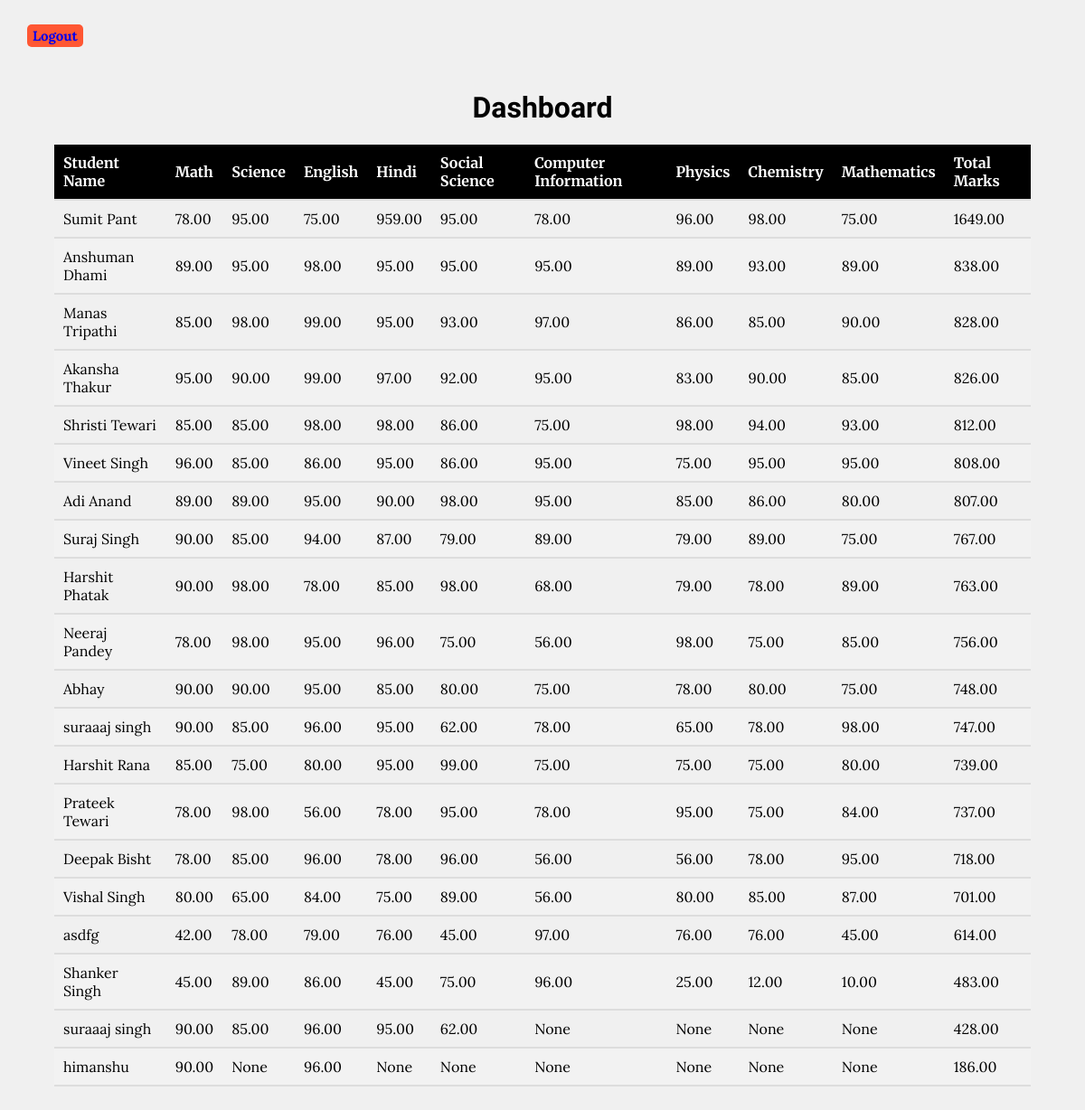
Page /lava/dashboard/ (signed in) on the committed database.
### core/models.py (models this page shows, shortened)
class Student(models.Model):
    name = models.CharField(max_length=100)
    email = models.CharField(max_length=30)
    phone = models.CharField(max_length=10, blank=True, null=True)
    math_marks = models.DecimalField(max_digits=5, decimal_places=2, null=True, blank=True)
    science_marks = models.DecimalField(max_digits=5, decimal_places=2, null=True, blank=True)
    english_marks = models.DecimalField(max_digits=5, decimal_places=2, null=True, blank=True)
    hindi_marks = models.DecimalField(max_digits=5, decimal_places=2, null=True, blank=True)
    social_science_marks = models.DecimalField(max_digits=5, decimal_places=2, null=True, blank=True)
    computer_information_marks = models.DecimalField(max_digits=5, decimal_places=2, null=True, blank=True)
    physics_marks = models.DecimalField(max_digits=5, decimal_places=2, null=True, blank=True)
    chemistry_marks = models.DecimalField(max_digits=5, decimal_places=2, null=True, blank=True)
    mathematics_marks = models.DecimalField(max_digits=5, decimal_places=2, null=True, blank=True)

### lava/views.py (the view)
# urls.py: path('dashboard/', views.dashboard, name='dashboard'),
@login_required(login_url='login')
def dashboard(request):
    students = Student.objects.all()
    for student in students:
        total_marks = 0
        marks_list = [
            student.math_marks,
            student.science_marks,
            student.english_marks,
            student.hindi_marks,
            student.social_science_marks,
            student.computer_information_marks,
            student.physics_marks,
            student.chemistry_marks,
            student.mathematics_marks
        ]
        for mark in marks_list:
            if mark is not None:
                total_marks += mark
        student.total_marks = total_marks
    students = sorted(students, key=lambda x: x.total_marks, reverse=True)
    return render(request, 'dashboard.html', {'students': students})

### lava/templates/dashboard.html (shortened to what this page needs)
<!DOCTYPE html>
<html lang="en">
<head>
</head>
<body>
    <div class="container">
        <span class="logout"><a href="{% url 'logout' %}" style="text-decoration: none !important;"><strong>Logout</strong></a></span>
    <div class="container">
        <h1>Dashboard</h1>
        <table>
            <thead>
                <tr>
                    <th>Student Name</th>
                    <th>Math</th>
                    <th>Science</th>
                    <th>English</th>
                    <th>Hindi</th>
                    <th>Social Science</th>
                    <th>Computer Information</th>
                    <th>Physics</th>
                    <th>Chemistry</th>
                    <th>Mathematics</th>
                    <th>Total Marks</th>
                </tr>
            </thead>
            <tbody>
                {% for student in students %}
                <tr>
                    <td>{{ student.name }}</td>
                    <td>{{ student.math_marks }}</td>
                    <td>{{ student.science_marks }}</td>
                    <td>{{ student.english_marks }}</td>
                    <td>{{ student.hindi_marks }}</td>
                    <td>{{ student.social_science_marks }}</td>
                    <td>{{ student.computer_information_marks }}</td>
                    <td>{{ student.physics_marks }}</td>
                    <td>{{ student.chemistry_marks }}</td>
                    <td>{{ student.mathematics_marks }}</td>
                    <td>{{ student.total_marks }}</td>
                </tr>
                {% endfor %}
            </tbody>
        </table>
    </div>
</body>
</html>

### lava/templates/dashboard.html (style rules this page uses)
body { font-family: 'Vidaloka', serif; background-color: #f0f0f0; color: #000000; margin: 0; padding: 0; }
.container { max-width: 15000px; margin: 0 auto; padding: 30px; }
h1 { color: #000000; text-align: center; }
table { width: 100%; border-collapse: collapse; border-spacing: 0; margin-top: 20px; }
th, td { padding: 10px; text-align: left; border-bottom: 2px solid #ddd; }
th { font-family: 'Merriweather', serif; background-color: #000000; color: #fff; }
td { font-family: 'Lora', serif; }
tr:nth-child(even) { background-color: #f2f2f2; }
.logout { font-family: 'Lora', serif; color:#000000; margin-left: 0px; margin-right: 0px; width: 93%; padding: 3px 6px; border-radius: 5px; background-color: #FF5733; font-size: 15px }

### rows in the picture
Student: name "Sumit Pant", math_marks "78.00", science_marks "95.00", english_marks "75.00", hindi_marks "959.00", social_science_marks "95.00", computer_information_marks "78.00", physics_marks "96.00", chemistry_marks "98.00", mathematics_marks "75.00", total_marks "1649.00"
Student: name "Anshuman Dhami", math_marks "89.00", science_marks "95.00", english_marks "98.00", hindi_marks "95.00", social_science_marks "95.00", computer_information_marks "95.00", physics_marks "89.00", chemistry_marks "93.00", mathematics_marks "89.00", total_marks "838.00"
Student: name "Manas Tripathi", math_marks "85.00", science_marks "98.00", english_marks "99.00", hindi_marks "95.00", social_science_marks "93.00", computer_information_marks "97.00", physics_marks "86.00", chemistry_marks "85.00", mathematics_marks "90.00", total_marks "828.00"
Student: name "Akansha Thakur", math_marks "95.00", science_marks "90.00", english_marks "99.00", hindi_marks "97.00", social_science_marks "92.00", computer_information_marks "95.00", physics_marks "83.00", chemistry_marks "90.00", mathematics_marks "85.00", total_marks "826.00"
Student: name "Shristi Tewari", math_marks "85.00", science_marks "85.00", english_marks "98.00", hindi_marks "98.00", social_science_marks "86.00", computer_information_marks "75.00", physics_marks "98.00", chemistry_marks "94.00", mathematics_marks "93.00", total_marks "812.00"
Student: name "Vineet Singh", math_marks "96.00", science_marks "85.00", english_marks "86.00", hindi_marks "95.00", social_science_marks "86.00", computer_information_marks "95.00", physics_marks "75.00", chemistry_marks "95.00", mathematics_marks "95.00", total_marks "808.00"
Student: name "Adi Anand", math_marks "89.00", science_marks "89.00", english_marks "95.00", hindi_marks "90.00", social_science_marks "98.00", computer_information_marks "95.00", physics_marks "85.00", chemistry_marks "86.00", mathematics_marks "80.00", total_marks "807.00"
Student: name "Suraj Singh", math_marks "90.00", science_marks "85.00", english_marks "94.00", hindi_marks "87.00", social_science_marks "79.00", computer_information_marks "89.00", physics_marks "79.00", chemistry_marks "89.00", mathematics_marks "75.00", total_marks "767.00"
Student: name "Harshit Phatak", math_marks "90.00", science_marks "98.00", english_marks "78.00", hindi_marks "85.00", social_science_marks "98.00", computer_information_marks "68.00", physics_marks "79.00", chemistry_marks "78.00", mathematics_marks "89.00", total_marks "763.00"
Student: name "Neeraj Pandey", math_marks "78.00", science_marks "98.00", english_marks "95.00", hindi_marks "96.00", social_science_marks "75.00", computer_information_marks "56.00", physics_marks "98.00", chemistry_marks "75.00", mathematics_marks "85.00", total_marks "756.00"
Student: name "Abhay", math_marks "90.00", science_marks "90.00", english_marks "95.00", hindi_marks "85.00", social_science_marks "80.00", computer_information_marks "75.00", physics_marks "78.00", chemistry_marks "80.00", mathematics_marks "75.00", total_marks "748.00"
Student: name "suraaaj singh", math_marks "90.00", science_marks "85.00", english_marks "96.00", hindi_marks "95.00", social_science_marks "62.00", computer_information_marks "78.00", physics_marks "65.00", chemistry_marks "78.00", mathematics_marks "98.00", total_marks "747.00"
Student: name "Harshit Rana", math_marks "85.00", science_marks "75.00", english_marks "80.00", hindi_marks "95.00", social_science_marks "99.00", computer_information_marks "75.00", physics_marks "75.00", chemistry_marks "75.00", mathematics_marks "80.00", total_marks "739.00"
Student: name "Prateek Tewari", math_marks "78.00", science_marks "98.00", english_marks "56.00", hindi_marks "78.00", social_science_marks "95.00", computer_information_marks "78.00", physics_marks "95.00", chemistry_marks "75.00", mathematics_marks "84.00", total_marks "737.00"
Student: name "Deepak Bisht", math_marks "78.00", science_marks "85.00", english_marks "96.00", hindi_marks "78.00", social_science_marks "96.00", computer_information_marks "56.00", physics_marks "56.00", chemistry_marks "78.00", mathematics_marks "95.00", total_marks "718.00"
Student: name "Vishal Singh", math_marks "80.00", science_marks "65.00", english_marks "84.00", hindi_marks "75.00", social_science_marks "89.00", computer_information_marks "56.00", physics_marks "80.00", chemistry_marks "85.00", mathematics_marks "87.00", total_marks "701.00"
Student: name "asdfg", math_marks "42.00", science_marks "78.00", english_marks "79.00", hindi_marks "76.00", social_science_marks "45.00", computer_information_marks "97.00", physics_marks "76.00", chemistry_marks "76.00", mathematics_marks "45.00", total_marks "614.00"
Student: name "Shanker Singh", math_marks "45.00", science_marks "89.00", english_marks "86.00", hindi_marks "45.00", social_science_marks "75.00", computer_information_marks "96.00", physics_marks "25.00", chemistry_marks "12.00", mathematics_marks "10.00", total_marks "483.00"
Student: name "suraaaj singh", math_marks "90.00", science_marks "85.00", english_marks "96.00", hindi_marks "95.00", social_science_marks "62.00", computer_information_marks "None", physics_marks "None", chemistry_marks "None", mathematics_marks "None", total_marks "428.00"
Student: name "himanshu", math_marks "90.00", science_marks "None", english_marks "96.00", hindi_marks "None", social_science_marks "None", computer_information_marks "None", physics_marks "None", chemistry_marks "None", mathematics_marks "None", total_marks "186.00"
